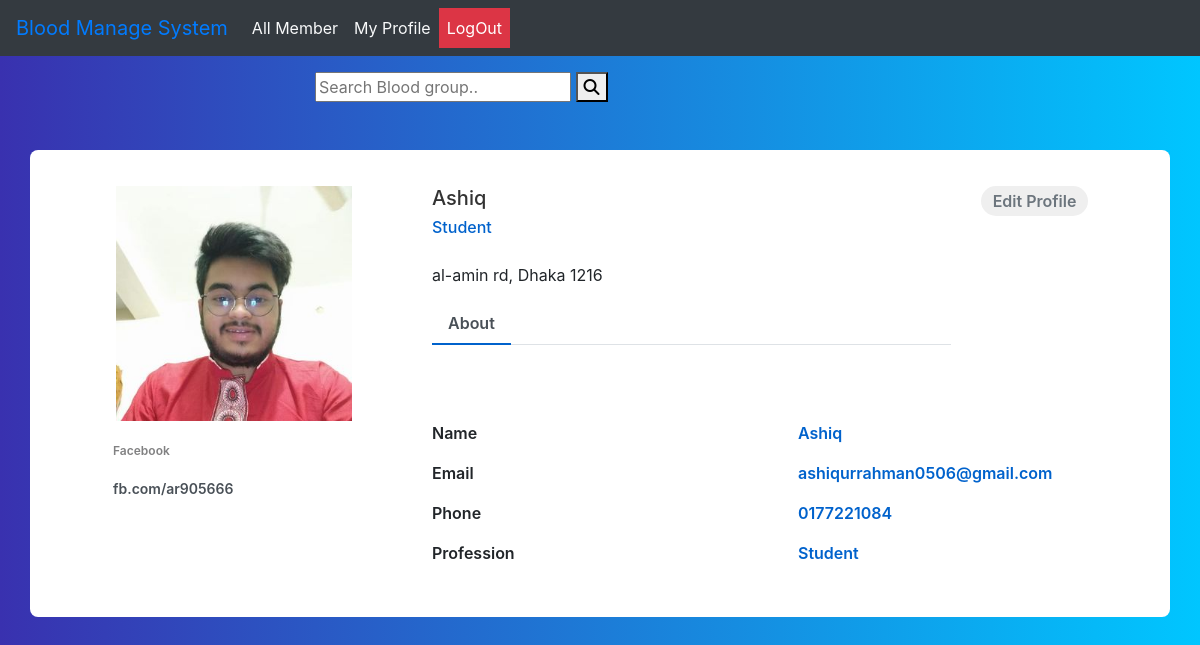
The app's page /user-profile/7 with its own data.
### test_app/models.py (models this page shows, shortened)
class BloodDonar(models.Model):
    user = models.OneToOneField(User, on_delete = models.CASCADE)
    name = models.CharField(max_length=50, blank = True, null = True)
    image = models.ImageField(upload_to= 'profile_pics' ,blank = True, null = True)
    blood_group = models.CharField(max_length=50, blank = True, null = True)
    phone = models.CharField(max_length=50, blank = True, null = True)
    address = models.TextField(blank = True, null = True)
    profession = models.CharField(max_length=50, blank = True, null = True)
    email = models.EmailField(max_length=254, blank = True, null = True)
    facebook_link = models.CharField(max_length=50, blank = True, null = True)

### test_app/views.py (the view)
# urls.py: path('user-profile/<int:id>', user_profile, name = 'user_profile'),
def user_profile(request, id):
    profile = BloodDonar.objects.get(pk = id)
    context = {'profile':profile}
    return render(request, 'userprofile.html', context)

### templates/userprofile.html (shortened to what this page needs)
{% extends 'base.html' %}
{% load static %}
{% block content %}
<link href="//maxcdn.bootstrapcdn.com/bootstrap/4.1.1/css/bootstrap.min.css" rel="stylesheet" id="bootstrap-css">
<link rel="stylesheet" href="{% static 'css/profile.css' %}">
<div class="container emp-profile mt-5">
            <form method="post">
                <div class="row">
                    <div class="col-md-4">
                        <div class="profile-img">
                            <img src="{{ profile.image.url }}" alt=""/>
                        </div>
                    </div>
                    <div class="col-md-6">
                        <div class="profile-head">
                                    <h5>
                                        {{profile.name}}
                                    </h5>
                                    <h6>
                                        {{profile.profession}}
                                    </h6>
                                    <p class="proile-rating"><Address>{{profile.address}}</Address></p>
                            <ul class="nav nav-tabs" id="myTab" role="tablist">
                                <li class="nav-item">
                                    <a class="nav-link active" id="home-tab" data-toggle="tab" role="tab" aria-controls="home" aria-selected="true">About</a>
                                </li>
                            </ul>
                        </div>
                    </div>
                    <div class="col-md-2">
                        <input type="submit" class="profile-edit-btn" name="btnAddMore" value="Edit Profile"/>
                    </div>
                </div>
                <div class="row">
                    <div class="col-md-4">
                        <div class="profile-work">
                            <p>Facebook</p>
                            <a href="facebook.com">{{profile.facebook_link}}</a><br/>
                        </div>
                    </div>
                    <div class="col-md-8">
                        <div class="tab-content profile-tab" id="myTabContent">
                            <div class="tab-pane fade show active" id="home" role="tabpanel" aria-labelledby="home-tab">
                                        <div class="row">
                                            <div class="col-md-6">
                                                <label>Name</label>
                                            </div>
                                            <div class="col-md-6">
                                                <p>{{profile.name}}</p>
                                            </div>
                                        </div>
                                        <div class="row">
                                            <div class="col-md-6">
                                                <label>Email</label>
                                            </div>
                                            <div class="col-md-6">
                                                <p>{{profile.email}}</p>
                                            </div>
                                        </div>
                                        <div class="row">
                                            <div class="col-md-6">
                                                <label>Phone</label>
                                            </div>
                                            <div class="col-md-6">
                                                <p>{{profile.phone}}</p>
                                            </div>
                                        </div>
                                        <div class="row">
                                            <div class="col-md-6">
                                                <label>Profession</label>
                                            </div>
                                            <div class="col-md-6">
                                                <p>{{profile.profession}}</p>
                                            </div>
                                        </div>
                            </div>
                        </div>
                    </div>
                </div>
            </form>
        </div>
{% endblock %}

### static/css/all-member.css (style rules this page uses)
* { box-sizing: border-box; -webkit-box-sizing: border-box; -moz-box-sizing: border-box; }
body { font-family: Helvetica; -webkit-font-smoothing: antialiased; background: rgba( 71, 147, 227, 1); }

### static/css/profile.css (style rules this page uses)
body { background: -webkit-linear-gradient(left, #3931af, #00c6ff); }
.emp-profile { padding: 3%; margin-top: 3%; margin-bottom: 3%; border-radius: 0.5rem; background: #fff; }
.profile-img { text-align: center; }
.profile-img img { width: 70%; height: 100%; }
.profile-head h5 { color: #333; }
.profile-head h6 { color: #0062cc; }
.profile-edit-btn { border: none; border-radius: 1.5rem; width: 70%; padding: 2%; font-weight: 600; color: #6c757d; cursor: pointer; }
.proile-rating { font-size: 12px; color: #818182; margin-top: 5%; }
.profile-head .nav-tabs { margin-bottom:5%; }
.profile-head .nav-tabs .nav-link { font-weight:600; border: none; }
.profile-head .nav-tabs .nav-link.active { border: none; border-bottom:2px solid #0062cc; }
.profile-work { padding: 14%; margin-top: -15%; }
.profile-work p { font-size: 12px; color: #818182; font-weight: 600; margin-top: 10%; }
.profile-work a { text-decoration: none; color: #495057; font-weight: 600; font-size: 14px; }
.profile-tab label { font-weight: 600; }
.profile-tab p { font-weight: 600; color: #0062cc; }

### records on screen
BloodDonar: image (picture), name "Ashiq", profession "Student", address "al-amin rd, Dhaka 1216", facebook_link "fb.com/ar905666", email "ashiqurrahman0506@gmail.com", phone "0177221084"
